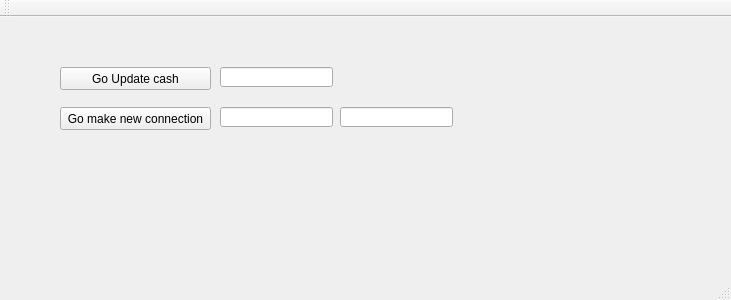
<?xml version="1.0" encoding="UTF-8"?>
<ui version="4.0">
 <class>MainWindow</class>
 <widget class="QMainWindow" name="MainWindow">
  <property name="geometry">
   <rect>
    <x>0</x>
    <y>0</y>
    <width>731</width>
    <height>300</height>
   </rect>
  </property>
  <property name="windowTitle">
   <string>MainWindow</string>
  </property>
  <widget class="QWidget" name="centralWidget">
   <widget class="QPushButton" name="btnGo">
    <property name="geometry">
     <rect>
      <x>60</x>
      <y>50</y>
      <width>151</width>
      <height>23</height>
     </rect>
    </property>
    <property name="text">
     <string>Go Update cash</string>
    </property>
   </widget>
   <widget class="QPushButton" name="btnGoMakeNewConnection">
    <property name="geometry">
     <rect>
      <x>60</x>
      <y>90</y>
      <width>151</width>
      <height>23</height>
     </rect>
    </property>
    <property name="text">
     <string>Go make new connection</string>
    </property>
   </widget>
   <widget class="QLineEdit" name="leMSleep">
    <property name="geometry">
     <rect>
      <x>220</x>
      <y>90</y>
      <width>113</width>
      <height>20</height>
     </rect>
    </property>
   </widget>
   <widget class="QLineEdit" name="leMKCount">
    <property name="geometry">
     <rect>
      <x>340</x>
      <y>90</y>
      <width>113</width>
      <height>20</height>
     </rect>
    </property>
   </widget>
   <widget class="QLineEdit" name="leUSleep">
    <property name="geometry">
     <rect>
      <x>220</x>
      <y>50</y>
      <width>113</width>
      <height>20</height>
     </rect>
    </property>
   </widget>
  </widget>
  <widget class="QMenuBar" name="menuBar">
   <property name="geometry">
    <rect>
     <x>0</x>
     <y>0</y>
     <width>731</width>
     <height>21</height>
    </rect>
   </property>
  </widget>
  <widget class="QToolBar" name="mainToolBar">
   <attribute name="toolBarArea">
    <enum>TopToolBarArea</enum>
   </attribute>
   <attribute name="toolBarBreak">
    <bool>false</bool>
   </attribute>
  </widget>
  <widget class="QStatusBar" name="statusBar"/>
 </widget>
 <layoutdefault spacing="6" margin="11"/>
 <resources/>
 <connections/>
</ui>
